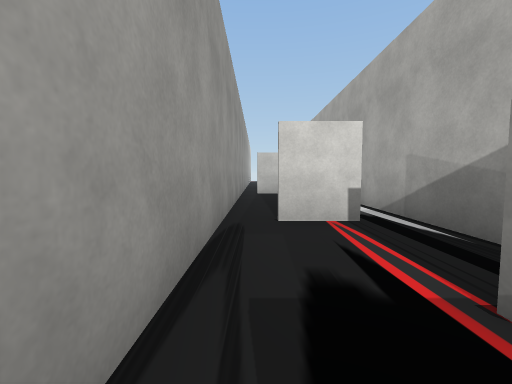
view 1 (above)

12 first-person views from a walk through a scene from a Unity 3-D project. The camera is 1.3 m above the floor, tilts 4° down and sees 90° across. The floor is counted in squares, 2 m on a side. Each view is taken from the middle of a square. On the plan, view 1 faces up. The plan holds only what a view shows up to about 9 squares ahead; the rest is blank. The place goes on beyond the plan. The player is left out. Some surface patterns are stand-ins.

view 2
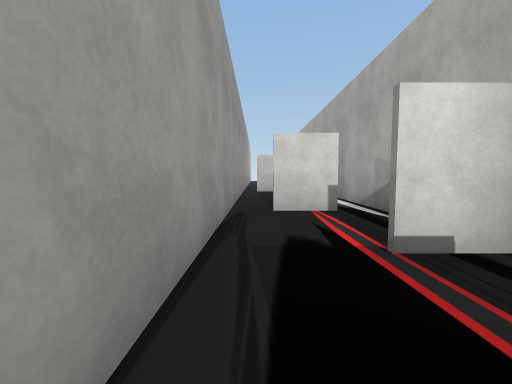

view 3
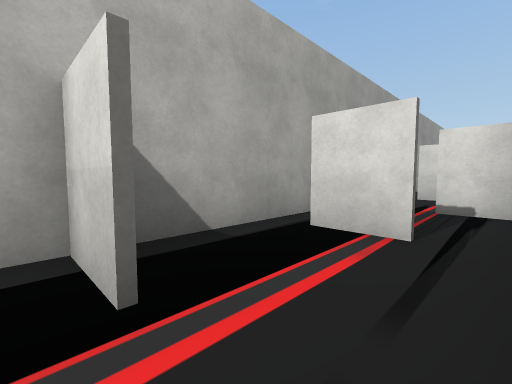

view 4
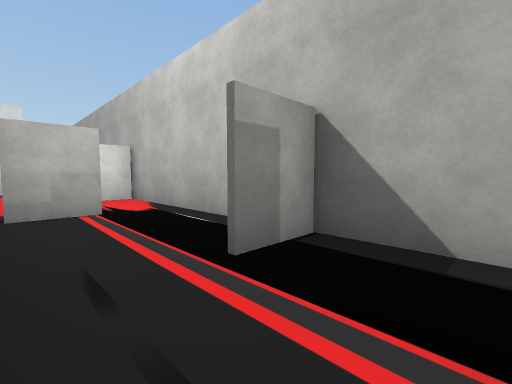

view 5
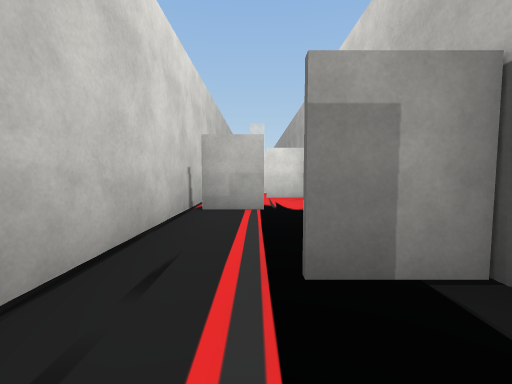

view 6
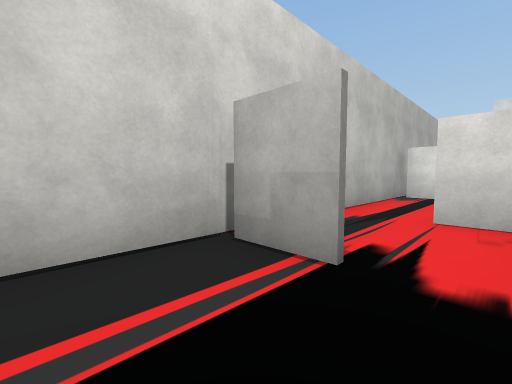

view 7
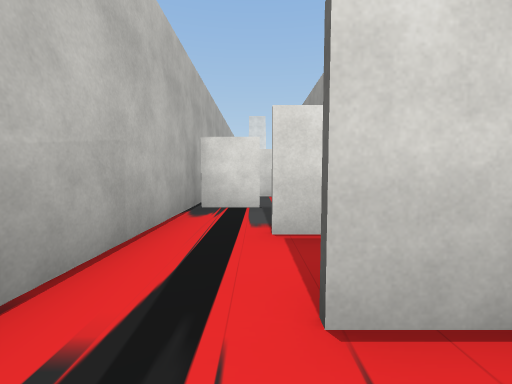

view 8
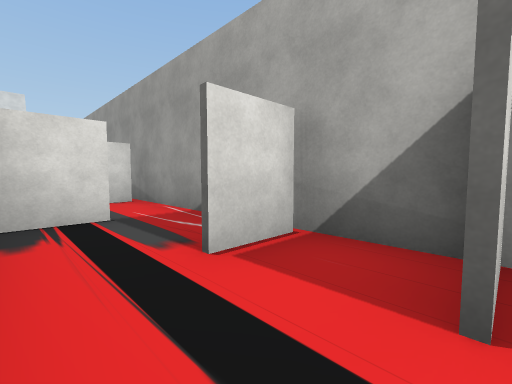

view 9
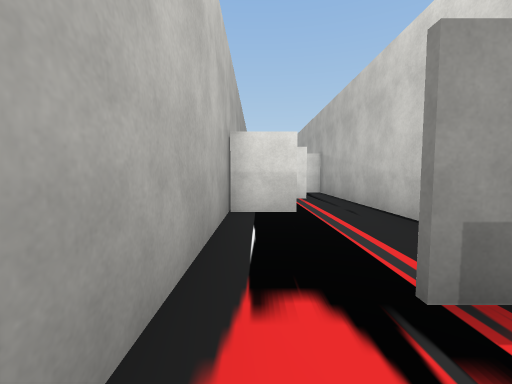

view 10
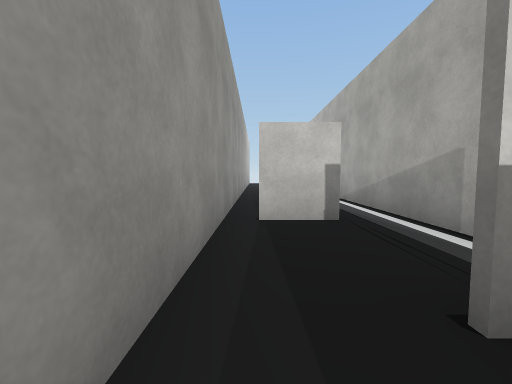

view 11
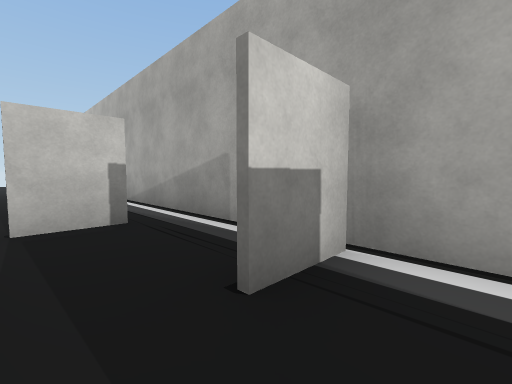

view 12
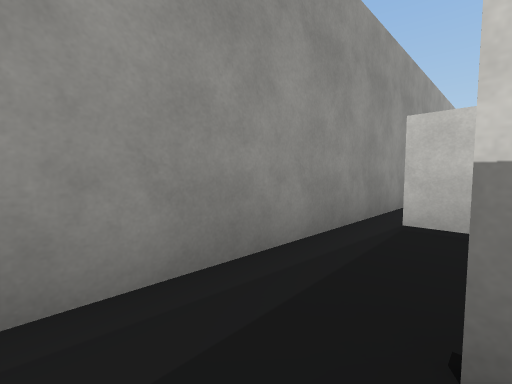

### Floor plan
Ten units are one square. View 1 is at (0, 0); x grows to the right and y downward. Boxes are objects, and circles mark ways between rooms. Rooms are numbered by the first view taken in them; rooms with no view inside come last. Other rooms are left out.
<svg viewBox="-10 -95 38 240">
<path fill="none" stroke="#000" d="M14 12 1 12M23 -22 23 -60 9 -60M15 -35 2 -35M8 36 -5 36M-5 35 8 35M-5 -65 -5 65M8 67 20 67M23 71 23 -11 11 -11M-5 90 8 90M9 130 21 130M14 68 8 68M-5 65 -5 107 9 107M23 140 23 71M-5 -90 -5 -65"/>
<circle cx="0" cy="70" r="3" fill="#2a7"/>
<circle cx="0" cy="-60" r="3" fill="#2a7"/>
<text x="10" y="0">1</text>
<text x="10" y="100">2</text>
<text x="0" y="-80">3</text>
</svg>
Room 1 opens to room 2. Room 1 opens to room 3.

Where each view was taken, in squares from view 1:
view 1: 0 up, 0 right, facing up
view 2: 1 down, 0 right, facing up
view 3: 4 down, 2 right, facing up-left
view 4: 2 down, 2 right, facing down-left
view 5: 2 down, 1 right, facing down
view 6: 5 down, 0 right, facing down-right
view 7: 8 down, 1 right, facing down
view 8: 9 down, 2 right, facing down-left
view 9: 8 down, 0 right, facing up
view 10: 5 up, 0 right, facing up
view 11: 5 up, 0 right, facing up-right
view 12: 5 up, 1 right, facing up-left
